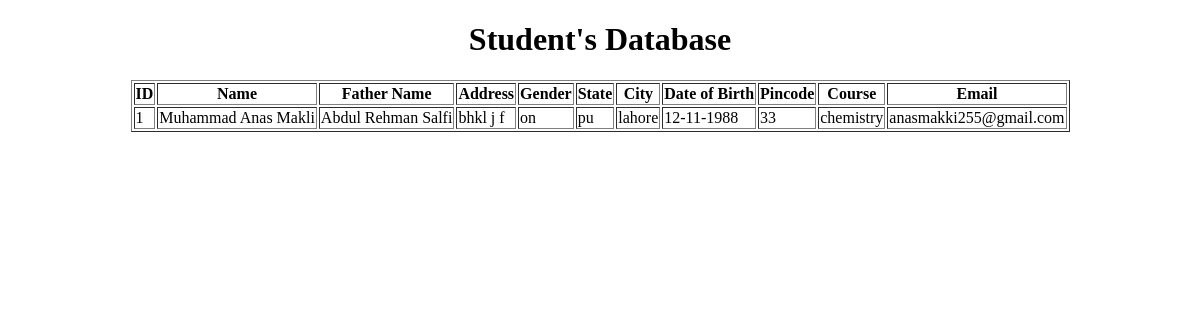
Page /sdb on the earlier database version.
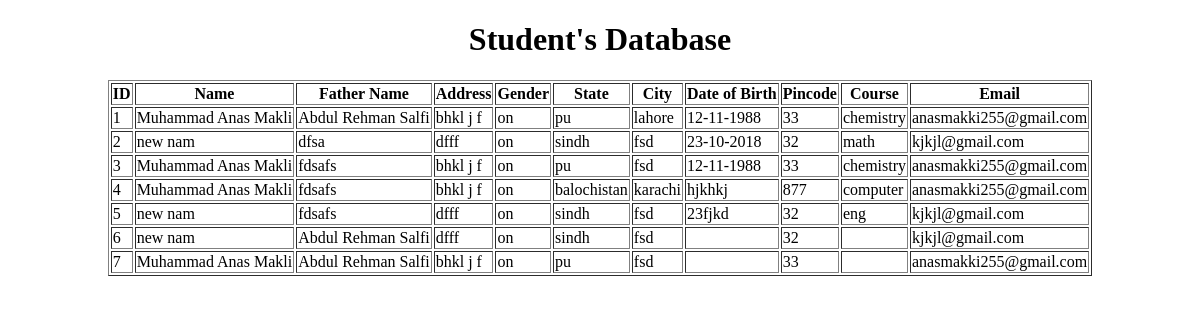
Same page on the later database version.
### app.py (models this page shows)
class Student(db.Model):
    new_id = db.Column(db.Integer(), primary_key=True)
    name = db.Column(db.String())
    father_name = db.Column(db.String())
    address = db.Column(db.String())
    gender = db.Column(db.String())
    state = db.Column(db.String())
    city = db.Column(db.String())
    birth_date = db.Column(db.String())
    pincode = db.Column(db.Integer())
    course = db.Column(db.String())
    email = db.Column(db.String())

### app.py (the view)
@app.route('/sdb')
def sdb():
    myUsers = Student.query.all()
    return render_template('sdb.html', myUsers=myUsers)

### templates/sdb.html (shortened to what this page needs)
<!DOCTYPE html>
<html lang="en">
<head>
</head>
<body>
<center><h1>Student's Database</h1></center>
<center>
<table border="1">
    <thead>
    <tr>
        <th>ID</th>
        <th>Name</th>
        <th>Father Name</th>
        <th>Address</th>
        <th>Gender</th>
        <th>State</th>
        <th>City</th>
        <th>Date of Birth</th>
        <th>Pincode</th>
        <th>Course</th>
        <th>Email</th>
    </tr>
    </thead>
    {% for user in myUsers %}
    <tr>
        <td>{{user["new_id"]}}</td>
        <td>{{user["name"]}}</td>
        <td>{{user["father_name"]}}</td>
        <td>{{user["address"]}}</td>
        <td>{{user["gender"]}}</td>
        <td>{{user["state"]}}</td>
        <td>{{user["city"]}}</td>
        <td>{{user["birth_date"]}}</td>
        <td>{{user["pincode"]}}</td>
        <td>{{user["course"]}}</td>
        <td>{{user["email"]}}</td>
    </tr>
    {% endfor %}
</table>
    </center>
</body>
</html>

Differences in the rows shown:
added Student: new_id "2", name "new nam", father_name "dfsa", address "dfff", gender "on", state "sindh", city "fsd", birth_date "23-10-2018", pincode "32", course "math", email "kjkjl@gmail.com"
added Student: new_id "3", name "Muhammad Anas Makli", father_name "fdsafs", address "bhkl j f", gender "on", state "pu", city "fsd", birth_date "12-11-1988", pincode "33", course "chemistry", email "anasmakki255@gmail.com"
added Student: new_id "4", name "Muhammad Anas Makli", father_name "fdsafs", address "bhkl j f", gender "on", state "balochistan", city "karachi", birth_date "hjkhkj", pincode "877", course "computer", email "anasmakki255@gmail.com"
added Student: new_id "5", name "new nam", father_name "fdsafs", address "dfff", gender "on", state "sindh", city "fsd", birth_date "23fjkd", pincode "32", course "eng", email "kjkjl@gmail.com"
added Student: new_id "6", name "new nam", father_name "Abdul Rehman Salfi", address "dfff", gender "on", state "sindh", city "fsd", pincode "32", email "kjkjl@gmail.com"
added Student: new_id "7", name "Muhammad Anas Makli", father_name "Abdul Rehman Salfi", address "bhkl j f", gender "on", state "pu", city "fsd", pincode "33", email "anasmakki255@gmail.com"
